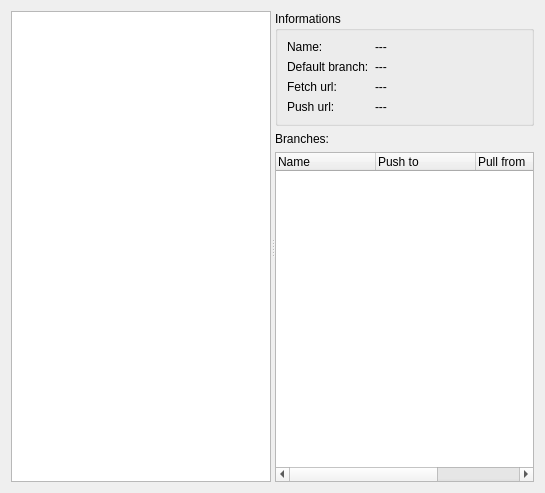
<?xml version="1.0" encoding="UTF-8"?>
<ui version="4.0">
 <class>RemoteDetailsWidget</class>
 <widget class="QWidget" name="RemoteDetailsWidget">
  <property name="geometry">
   <rect>
    <x>0</x>
    <y>0</y>
    <width>545</width>
    <height>493</height>
   </rect>
  </property>
  <property name="windowTitle">
   <string>Form</string>
  </property>
  <layout class="QVBoxLayout" name="verticalLayout_2">
   <item>
    <widget class="QSplitter" name="splitter">
     <property name="orientation">
      <enum>Qt::Horizontal</enum>
     </property>
     <widget class="ListView" name="listView"/>
     <widget class="QWidget" name="layoutWidget">
      <layout class="QVBoxLayout" name="verticalLayout">
       <item>
        <widget class="QGroupBox" name="groupBox">
         <property name="title">
          <string>Informations</string>
         </property>
         <layout class="QFormLayout" name="formLayout">
          <item row="1" column="0">
           <widget class="QLabel" name="label">
            <property name="text">
             <string>Default branch:</string>
            </property>
           </widget>
          </item>
          <item row="1" column="1">
           <widget class="QLabel" name="labelDefaultBranch">
            <property name="text">
             <string>---</string>
            </property>
           </widget>
          </item>
          <item row="2" column="0">
           <widget class="QLabel" name="label_2">
            <property name="text">
             <string>Fetch url:</string>
            </property>
           </widget>
          </item>
          <item row="2" column="1">
           <widget class="QLabel" name="labelFetchUrl">
            <property name="text">
             <string>---</string>
            </property>
           </widget>
          </item>
          <item row="3" column="0">
           <widget class="QLabel" name="label_3">
            <property name="text">
             <string>Push url:</string>
            </property>
           </widget>
          </item>
          <item row="3" column="1">
           <widget class="QLabel" name="labelPushUrl">
            <property name="text">
             <string>---</string>
            </property>
           </widget>
          </item>
          <item row="0" column="0">
           <widget class="QLabel" name="label_7">
            <property name="text">
             <string>Name:</string>
            </property>
           </widget>
          </item>
          <item row="0" column="1">
           <widget class="QLabel" name="labelRemoteName">
            <property name="text">
             <string>---</string>
            </property>
           </widget>
          </item>
         </layout>
        </widget>
       </item>
       <item>
        <widget class="QLabel" name="label_4">
         <property name="text">
          <string>Branches:</string>
         </property>
        </widget>
       </item>
       <item>
        <widget class="QTreeWidget" name="treeWidget">
         <column>
          <property name="text">
           <string>Name</string>
          </property>
         </column>
         <column>
          <property name="text">
           <string>Push to</string>
          </property>
         </column>
         <column>
          <property name="text">
           <string>Pull from</string>
          </property>
         </column>
         <column>
          <property name="text">
           <string>Status</string>
          </property>
         </column>
        </widget>
       </item>
      </layout>
     </widget>
    </widget>
   </item>
  </layout>
 </widget>
 <customwidgets>
  <customwidget>
   <class>ListView</class>
   <extends>QListView</extends>
   <header>core/listview.h</header>
  </customwidget>
 </customwidgets>
 <resources/>
 <connections/>
</ui>
